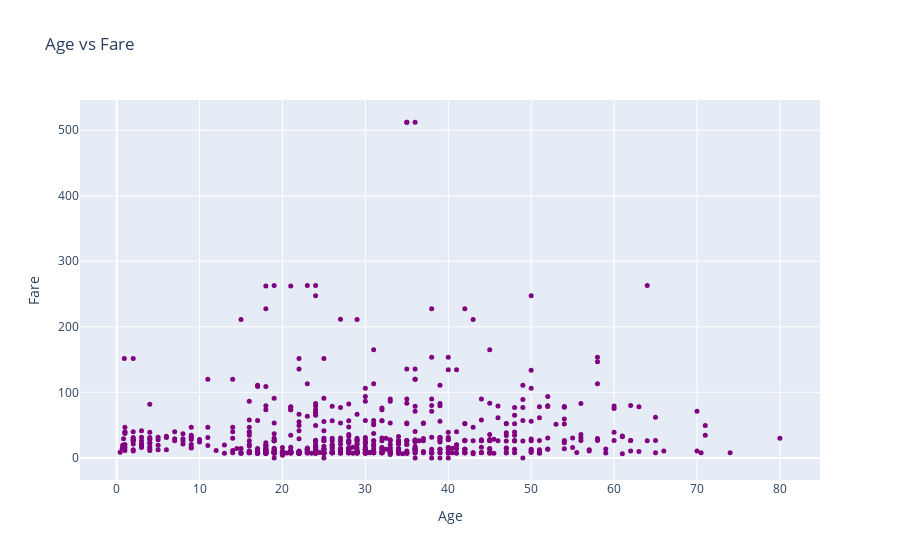

Write notebook code for a chart like this one.
### Code cell
fig = go.Figure(go.Scatter(x=df.age,y=df.fare,mode='markers',marker=dict(size=5,color='purple')),
                go.Layout(title='Age vs Fare',xaxis=dict(title='Age'),yaxis=dict(title='Fare')))
fig.show()

### Figure 1 — Plotly figure (JSON) as saved in the notebook; plotly's stock layout.template omitted (floating-point values rounded to 4 significant figures; data arrays with more than 128 entries replaced by an {"elided": "..."} marker saying what was removed)
{"data": [{"marker": {"color": "purple", "size": 5}, "mode": "markers", "type": "scatter", "x": {"elided": "891 float values"}, "y": {"elided": "891 float values"}}], "layout": {"autosize": true, "title": {"text": "Age vs Fare"}, "xaxis": {"autorange": true, "range": [-4.432, 84.85], "title": {"text": "Age"}, "type": "linear"}, "yaxis": {"autorange": true, "range": [-39.88, 552.2], "title": {"text": "Fare"}, "type": "linear"}}}
